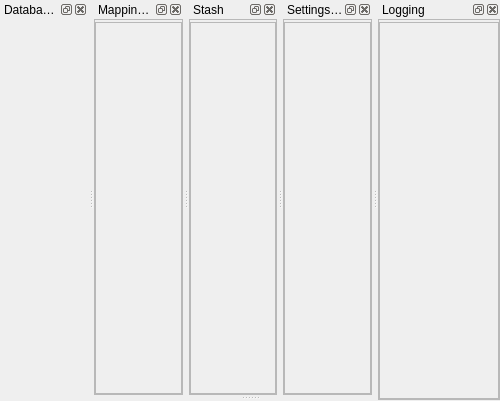
<?xml version="1.0" encoding="UTF-8"?>
<ui version="4.0">
 <class>CDataMainInfoAreaComponent</class>
 <widget class="QMainWindow" name="CDataMainInfoAreaComponent">
  <property name="geometry">
   <rect>
    <x>0</x>
    <y>0</y>
    <width>500</width>
    <height>401</height>
   </rect>
  </property>
  <property name="sizePolicy">
   <sizepolicy hsizetype="Preferred" vsizetype="Preferred">
    <horstretch>0</horstretch>
    <verstretch>0</verstretch>
   </sizepolicy>
  </property>
  <property name="minimumSize">
   <size>
    <width>500</width>
    <height>400</height>
   </size>
  </property>
  <property name="windowTitle">
   <string>MainWindow</string>
  </property>
  <widget class="QWidget" name="qw_centralEmptyWidgetUsedAsPadding">
   <property name="maximumSize">
    <size>
     <width>0</width>
     <height>0</height>
    </size>
   </property>
  </widget>
  <widget class="BlackGui::CDockWidgetInfoArea" name="dwp_DataInfoArea">
   <property name="sizePolicy">
    <sizepolicy hsizetype="Preferred" vsizetype="Preferred">
     <horstretch>0</horstretch>
     <verstretch>0</verstretch>
    </sizepolicy>
   </property>
   <property name="allowedAreas">
    <set>Qt::TopDockWidgetArea</set>
   </property>
   <property name="windowTitle">
    <string>Database data</string>
   </property>
   <attribute name="dockWidgetArea">
    <number>4</number>
   </attribute>
   <widget class="QWidget" name="qw_DataInfoAreaOuter">
    <layout class="QVBoxLayout" name="vl_AircraftModelsOuter">
     <property name="spacing">
      <number>0</number>
     </property>
     <property name="leftMargin">
      <number>0</number>
     </property>
     <property name="topMargin">
      <number>0</number>
     </property>
     <property name="rightMargin">
      <number>0</number>
     </property>
     <property name="bottomMargin">
      <number>0</number>
     </property>
     <item>
      <widget class="QFrame" name="fr_DataInfoAreaInner">
       <property name="frameShape">
        <enum>QFrame::NoFrame</enum>
       </property>
       <property name="frameShadow">
        <enum>QFrame::Plain</enum>
       </property>
       <property name="lineWidth">
        <number>0</number>
       </property>
       <layout class="QVBoxLayout" name="vl_AircraftModelsInner">
        <property name="spacing">
         <number>0</number>
        </property>
        <property name="leftMargin">
         <number>0</number>
        </property>
        <property name="topMargin">
         <number>2</number>
        </property>
        <property name="rightMargin">
         <number>0</number>
        </property>
        <property name="bottomMargin">
         <number>0</number>
        </property>
        <item>
         <widget class="BlackGui::Components::CDataInfoAreaComponent" name="comp_DataInfoArea" native="true"/>
        </item>
       </layout>
      </widget>
     </item>
    </layout>
   </widget>
  </widget>
  <widget class="BlackGui::CDockWidgetInfoArea" name="dwp_Mapping">
   <property name="floating">
    <bool>false</bool>
   </property>
   <property name="allowedAreas">
    <set>Qt::TopDockWidgetArea</set>
   </property>
   <property name="windowTitle">
    <string>Mapping editor</string>
   </property>
   <attribute name="dockWidgetArea">
    <number>4</number>
   </attribute>
   <widget class="QWidget" name="qw_MappingOuter">
    <layout class="QVBoxLayout" name="vl_MappingOuter">
     <property name="spacing">
      <number>0</number>
     </property>
     <property name="leftMargin">
      <number>0</number>
     </property>
     <property name="topMargin">
      <number>0</number>
     </property>
     <property name="rightMargin">
      <number>0</number>
     </property>
     <property name="bottomMargin">
      <number>0</number>
     </property>
     <item>
      <widget class="QFrame" name="fr_MappingInner">
       <property name="frameShape">
        <enum>QFrame::StyledPanel</enum>
       </property>
       <property name="frameShadow">
        <enum>QFrame::Raised</enum>
       </property>
       <layout class="QVBoxLayout" name="vl_MappingInner">
        <property name="spacing">
         <number>0</number>
        </property>
        <property name="leftMargin">
         <number>0</number>
        </property>
        <property name="topMargin">
         <number>2</number>
        </property>
        <property name="rightMargin">
         <number>0</number>
        </property>
        <property name="bottomMargin">
         <number>0</number>
        </property>
        <item>
         <widget class="BlackGui::Components::CDbMappingComponent" name="comp_Mapping">
          <property name="frameShape">
           <enum>QFrame::StyledPanel</enum>
          </property>
          <property name="frameShadow">
           <enum>QFrame::Raised</enum>
          </property>
         </widget>
        </item>
       </layout>
      </widget>
     </item>
    </layout>
   </widget>
  </widget>
  <widget class="BlackGui::CDockWidgetInfoArea" name="dwp_Stash">
   <property name="allowedAreas">
    <set>Qt::TopDockWidgetArea</set>
   </property>
   <property name="windowTitle">
    <string>Stash</string>
   </property>
   <attribute name="dockWidgetArea">
    <number>4</number>
   </attribute>
   <widget class="QWidget" name="qw_StashOuter">
    <layout class="QVBoxLayout" name="vl_StashOuter">
     <property name="spacing">
      <number>0</number>
     </property>
     <property name="leftMargin">
      <number>0</number>
     </property>
     <property name="topMargin">
      <number>0</number>
     </property>
     <property name="rightMargin">
      <number>0</number>
     </property>
     <property name="bottomMargin">
      <number>0</number>
     </property>
     <item>
      <widget class="QFrame" name="fr_StashInner">
       <property name="frameShape">
        <enum>QFrame::StyledPanel</enum>
       </property>
       <property name="frameShadow">
        <enum>QFrame::Raised</enum>
       </property>
       <layout class="QVBoxLayout" name="vl_StashInner">
        <property name="spacing">
         <number>0</number>
        </property>
        <property name="leftMargin">
         <number>0</number>
        </property>
        <property name="topMargin">
         <number>2</number>
        </property>
        <property name="rightMargin">
         <number>0</number>
        </property>
        <property name="bottomMargin">
         <number>0</number>
        </property>
        <item>
         <widget class="BlackGui::Components::CDbStashComponent" name="comp_Stash">
          <property name="frameShape">
           <enum>QFrame::StyledPanel</enum>
          </property>
          <property name="frameShadow">
           <enum>QFrame::Raised</enum>
          </property>
         </widget>
        </item>
       </layout>
      </widget>
     </item>
    </layout>
   </widget>
  </widget>
  <widget class="BlackGui::CDockWidgetInfoArea" name="dwp_Settings">
   <property name="allowedAreas">
    <set>Qt::TopDockWidgetArea</set>
   </property>
   <property name="windowTitle">
    <string>Settings and login</string>
   </property>
   <attribute name="dockWidgetArea">
    <number>4</number>
   </attribute>
   <widget class="QWidget" name="qw_SettingsOuter">
    <layout class="QVBoxLayout" name="vl_SettingsOuter">
     <property name="spacing">
      <number>0</number>
     </property>
     <property name="leftMargin">
      <number>0</number>
     </property>
     <property name="topMargin">
      <number>0</number>
     </property>
     <property name="rightMargin">
      <number>0</number>
     </property>
     <property name="bottomMargin">
      <number>0</number>
     </property>
     <item>
      <widget class="QFrame" name="fr_SettingsInner">
       <property name="frameShape">
        <enum>QFrame::StyledPanel</enum>
       </property>
       <property name="frameShadow">
        <enum>QFrame::Raised</enum>
       </property>
       <layout class="QVBoxLayout" name="vl_SettingsInner">
        <property name="spacing">
         <number>0</number>
        </property>
        <property name="leftMargin">
         <number>0</number>
        </property>
        <property name="topMargin">
         <number>2</number>
        </property>
        <property name="rightMargin">
         <number>0</number>
        </property>
        <property name="bottomMargin">
         <number>0</number>
        </property>
        <item>
         <widget class="BlackGui::Components::CDataSettingsComponent" name="comp_Settings">
          <property name="frameShape">
           <enum>QFrame::StyledPanel</enum>
          </property>
          <property name="frameShadow">
           <enum>QFrame::Raised</enum>
          </property>
         </widget>
        </item>
       </layout>
      </widget>
     </item>
    </layout>
   </widget>
  </widget>
  <widget class="BlackGui::CDockWidgetInfoArea" name="dwp_Log">
   <property name="minimumSize">
    <size>
     <width>80</width>
     <height>400</height>
    </size>
   </property>
   <property name="allowedAreas">
    <set>Qt::TopDockWidgetArea</set>
   </property>
   <property name="windowTitle">
    <string>Logging</string>
   </property>
   <attribute name="dockWidgetArea">
    <number>4</number>
   </attribute>
   <widget class="QWidget" name="qw_LogOuter">
    <layout class="QVBoxLayout" name="vl_LogOuter">
     <property name="spacing">
      <number>0</number>
     </property>
     <property name="leftMargin">
      <number>0</number>
     </property>
     <property name="topMargin">
      <number>0</number>
     </property>
     <property name="rightMargin">
      <number>0</number>
     </property>
     <property name="bottomMargin">
      <number>0</number>
     </property>
     <item>
      <widget class="QFrame" name="fr_LogInner">
       <property name="frameShape">
        <enum>QFrame::StyledPanel</enum>
       </property>
       <property name="frameShadow">
        <enum>QFrame::Raised</enum>
       </property>
       <layout class="QVBoxLayout" name="vl_LogInner">
        <property name="spacing">
         <number>0</number>
        </property>
        <property name="leftMargin">
         <number>0</number>
        </property>
        <property name="topMargin">
         <number>2</number>
        </property>
        <property name="rightMargin">
         <number>0</number>
        </property>
        <property name="bottomMargin">
         <number>0</number>
        </property>
        <item>
         <widget class="BlackGui::Components::CLogComponent" name="comp_Log">
          <property name="frameShape">
           <enum>QFrame::StyledPanel</enum>
          </property>
          <property name="frameShadow">
           <enum>QFrame::Raised</enum>
          </property>
         </widget>
        </item>
       </layout>
      </widget>
     </item>
    </layout>
   </widget>
  </widget>
 </widget>
 <customwidgets>
  <customwidget>
   <class>BlackGui::CDockWidgetInfoArea</class>
   <extends>QDockWidget</extends>
   <header>blackgui/dockwidgetinfoarea.h</header>
   <container>1</container>
  </customwidget>
  <customwidget>
   <class>BlackGui::Components::CLogComponent</class>
   <extends>QFrame</extends>
   <header>blackgui/components/logcomponent.h</header>
   <container>1</container>
  </customwidget>
  <customwidget>
   <class>BlackGui::Components::CDataInfoAreaComponent</class>
   <extends>QWidget</extends>
   <header>blackgui/components/datainfoareacomponent.h</header>
   <container>1</container>
  </customwidget>
  <customwidget>
   <class>BlackGui::Components::CDbMappingComponent</class>
   <extends>QFrame</extends>
   <header>blackgui/components/dbmappingcomponent.h</header>
   <container>1</container>
  </customwidget>
  <customwidget>
   <class>BlackGui::Components::CDbStashComponent</class>
   <extends>QFrame</extends>
   <header>blackgui/components/dbstashcomponent.h</header>
   <container>1</container>
  </customwidget>
  <customwidget>
   <class>BlackGui::Components::CDataSettingsComponent</class>
   <extends>QFrame</extends>
   <header>blackgui/components/datasettingscomponent.h</header>
   <container>1</container>
  </customwidget>
 </customwidgets>
 <resources/>
 <connections/>
</ui>
